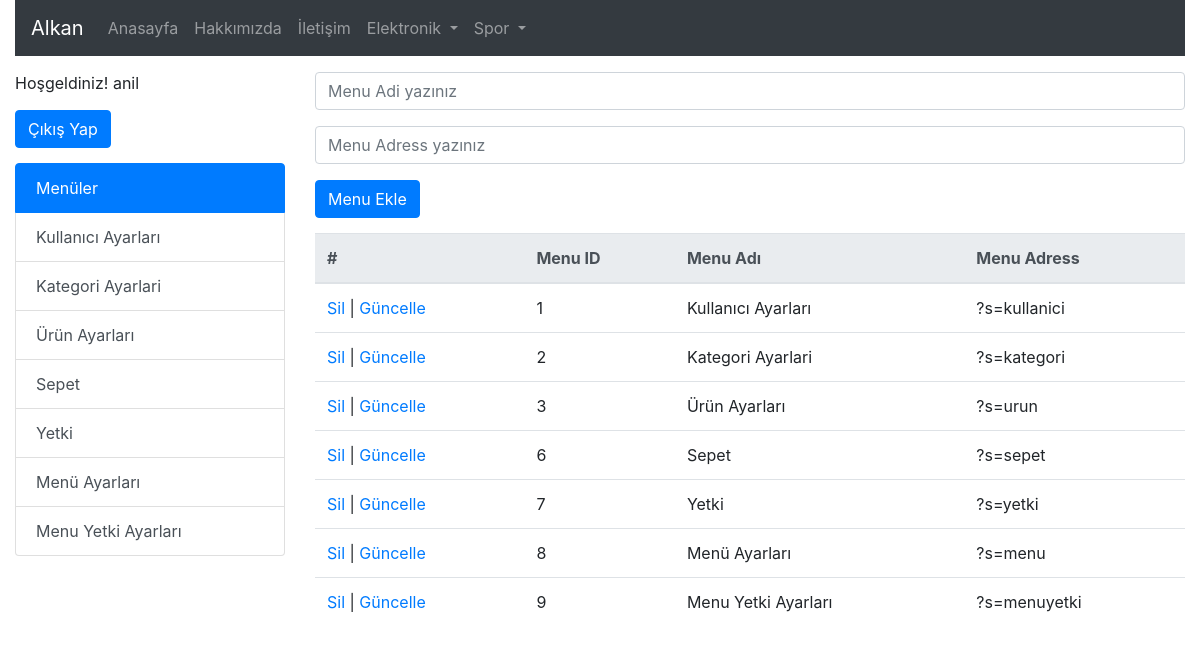
Screenshot of /?s=menu (signed in) with the database file from the repository.
### tables this page shows
CREATE TABLE `kategori` (
  `UstKategoriId` int(11) NOT NULL,
  `KategoriId` int(11) NOT NULL,
  `KategoriAdi` varchar(30) NOT NULL
);

CREATE TABLE `menuyetki` (
  `MenuYetkiId` int(11) NOT NULL,
  `MenuId` int(11) NOT NULL,
  `YetkiId` int(11) NOT NULL
);

CREATE TABLE `menu` (
  `MenuId` int(11) NOT NULL,
  `MenuAdi` varchar(30) NOT NULL,
  `MenuAdres` varchar(35) NOT NULL
);

### index.php (called while the page is built)
<?php include("header.php") ?>
<?php
if(isset($_GET["s"]))
{
	include("sayfa/".$_GET["s"].".php");
}
else
{
	include("sayfa/anasayfa.php");
}
?>
<?php include("footer.php") ?>

### menu.php (the view, shortened to what this page needs)
<form class="ust15bosluk" action="?s=menu" method="POST">
	<div class="form-group">
		<input name="MenuAdi" type="text" placeholder="Menu Adi yazınız" class="form-control"
			value="<?php if(isset($diziKayitSec)) echo $diziKayitSec["MenuAdi"]; ?>" >
	</div>
	<div class="form-group">
		<input name="MenuAdres" type="text" placeholder="Menu Adress yazınız" class="form-control"
			value="<?php if(isset($diziKayitSec)) echo $diziKayitSec["MenuAdres"]; ?>" >
	</div>
	<button name="btnMenuEkle" type="submit" class="btn btn-primary">Menu Ekle</button>
</form>
<table class="table ust15bosluk">
  <thead class="thead-light">
    <tr>
      <th>#</th>
	  <th>Menu ID</th>
	  <th>Menu Adı</th>
	  <th>Menu Adress</th>
    </tr>
  </thead>
  <tbody>
  <?php
	$sorguMenu = mysqli_query($baglanti, "select * from Menu");
	while($diziMenu = mysqli_fetch_array($sorguMenu)) { ?>
		<tr>
		  <td>
		  <a href="?s=menu&islem=Sil&id=<?= $diziMenu["MenuId"] ?>">Sil</a>
		  |
		  <a href="?s=menu&islem=Guncelle&id=<?= $diziMenu["MenuId"] ?>">Güncelle</a>
		  </td>
		  <td><?= $diziMenu["MenuId"] ?></td>
		  <td><?= $diziMenu["MenuAdi"] ?></td>
		  <td><?= $diziMenu["MenuAdres"] ?></td>
		</tr>
	<?php } ?>
  </tbody>
</table>

### header.php (shortened to what this page needs)
<!doctype html>
<html lang="tr">
	<head>
		<link rel="stylesheet" href="css/stil.css" />
		<link rel="stylesheet" href="https://stackpath.bootstrapcdn.com/bootstrap/4.4.1/css/bootstrap.min.css">
	</head>
	<body>
		<?php
			$baglanti = mysqli_connect("localhost","root","","alkan");
			mysqli_set_charset($baglanti,"utf8");
		?>
		<div class="container-fluid">
			<nav class="navbar navbar-expand-lg navbar-dark bg-dark">
				<a class="navbar-brand" href="index.php">Alkan</a>
				<div class="collapse navbar-collapse" id="navbarNavDropdown">
					<ul class="navbar-nav">
						<li class="nav-item">
							<a class="nav-link" href="index.php?s=anasayfa">Anasayfa</a>
						</li>
						<li class="nav-item">
							<a class="nav-link" href="index.php?s=hakkimizda">Hakkımızda</a>
						</li>
						<li class="nav-item">
							<a class="nav-link" href="index.php?s=iletisim">İletişim</a>
						</li>
						<?php
							$sorgu = mysqli_query($baglanti,"select * from kategori where UstKategoriId=0");
							while($dizi = mysqli_fetch_array($sorgu)) {
								echo '<li class="nav-item dropdown">
										<a class="nav-link dropdown-toggle" href="#" id="navbarDropdownMenuLink" role="button" data-toggle="dropdown" aria-haspopup="true" aria-expanded="false">
											'.$dizi["KategoriAdi"].'
										</a>
										<div class="dropdown-menu" aria-labelledby="navbarDropdownMenuLink">';
								echo '</div>
									</li>';
							}
						?>
					</ul>
				</div>
			</nav>
		</div>
		<div class="container-fluid">
			<div class="row">
				<div class="col-3">
						<?php
						if(isset($_SESSION["KullaniciAdi"]))
						{
							echo '<div class="ust15bosluk">Hoşgeldiniz! ' . $_SESSION["KullaniciAdi"] . '</div>';
							echo '<form class="ust15bosluk" action="" method="POST">
									  <button name="btnCikis" type="submit" class="btn btn-primary">Çıkış Yap</button>
									</form>';
							echo '<div class="list-group ust15bosluk">
							  <a href="#" class="list-group-item list-group-item-action active">
								Menüler
							  </a>';
							  $sorguMenu = mysqli_query($baglanti, "select * from
																	Yetki y
																	inner join MenuYetki my on y.YetkiId=my.YetkiId
																	inner join Menu m on my.MenuId=m.MenuId
																where y.YetkiId=" . $_SESSION["YetkiId"]);
							  while ($diziMenu = mysqli_fetch_array($sorguMenu)) {
							  echo '<a href="' . $diziMenu["MenuAdres"] . '" class="list-group-item list-group-item-action">'.$diziMenu["MenuAdi"].'</a>';
							  }
							echo '</div>';
						}
					?>
				</div>
				<div class="col">

### stil.css (style rules this page uses)
body { margin:0; }
.ust15bosluk { margin-top:15px; }

### rows the page displays
kategori: KategoriAdi "Elektronik"
kategori: KategoriAdi "Spor"
menuyetki: MenuId.MenuAdi "Kullanıcı Ayarları"
menuyetki: MenuId.MenuAdi "Kategori Ayarlari"
menuyetki: MenuId.MenuAdi "Ürün Ayarları"
menuyetki: MenuId.MenuAdi "Sepet"
menuyetki: MenuId.MenuAdi "Yetki"
menuyetki: MenuId.MenuAdi "Menü Ayarları"
menuyetki: MenuId.MenuAdi "Menu Yetki Ayarları"
menu: MenuId "1", MenuAdi "Kullanıcı Ayarları", MenuAdres "?s=kullanici"
menu: MenuId "2", MenuAdi "Kategori Ayarlari", MenuAdres "?s=kategori"
menu: MenuId "3", MenuAdi "Ürün Ayarları", MenuAdres "?s=urun"
menu: MenuId "6", MenuAdi "Sepet", MenuAdres "?s=sepet"
menu: MenuId "7", MenuAdi "Yetki", MenuAdres "?s=yetki"
menu: MenuId "8", MenuAdi "Menü Ayarları", MenuAdres "?s=menu"
menu: MenuId "9", MenuAdi "Menu Yetki Ayarları", MenuAdres "?s=menuyetki"

### other values shown
$_SESSION["KullaniciAdi"] "anil"
